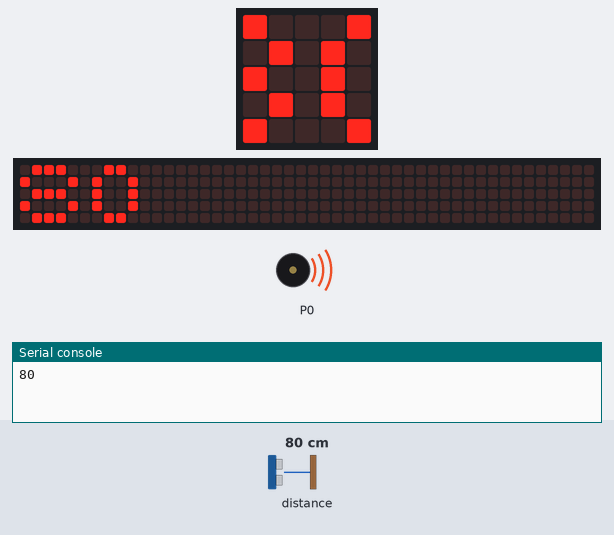
Recording of a program running on a simulated BBC micro:bit (MakeCode). On the bench: the board's 5×5 LED display, a strip that is not on the board, showing the scrolling text unrolled, buzzer (waves = sounding), the last lines printed to the serial console. The test bench sets the inputs (shaded band); at power-on: distance to the obstacle 80 cm. The 48×5 strip is a reading aid, not a part: it shows the text the display is scrolling, unrolled, one strip-width of it at a time.

Above: at 1.28 s.
1.3 s: distance to the obstacle set to 2 cm
At 3.7 s:
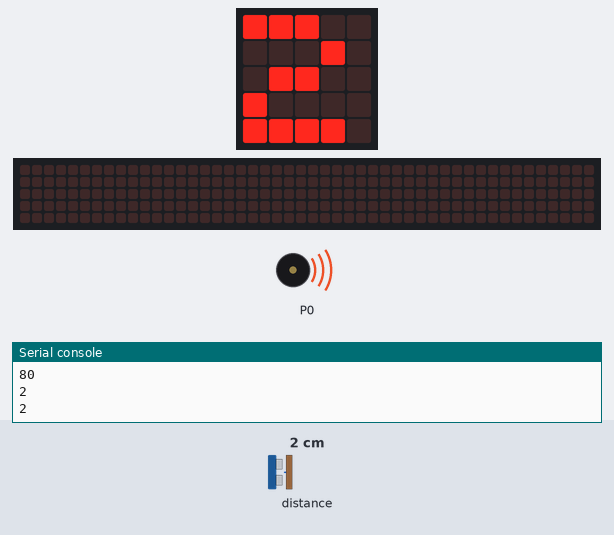
5.4 s: distance to the obstacle set to 18 cm
At 6.21 s:
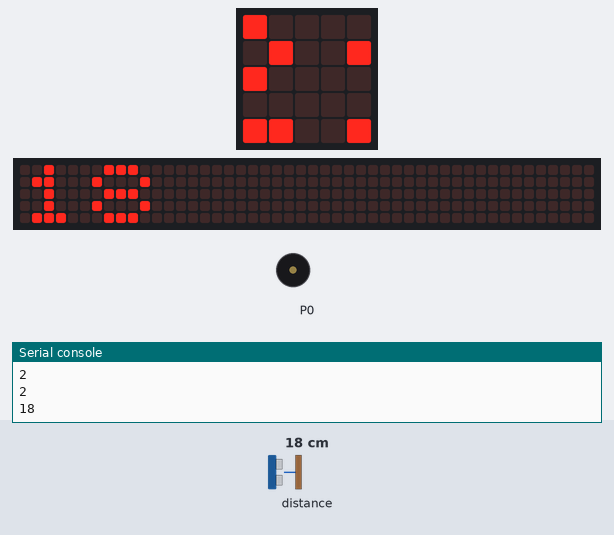
7.3 s: distance to the obstacle set to 4 cm
At 9.12 s:
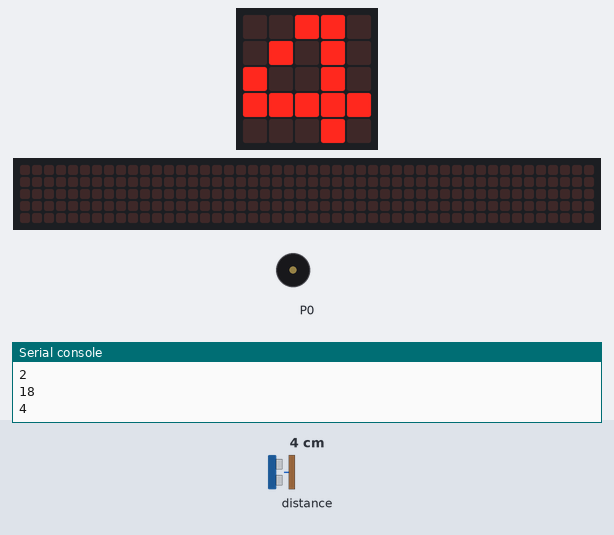
Timing chart, 0 to 16.0 s (numbered marks = the images above; inputs shaded):
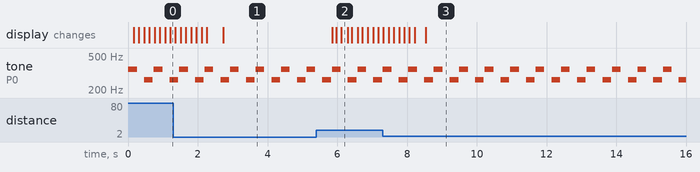

The program:

main.ts
```typescript
music.setVolume(255)
basic.forever(function () {
    serial.writeLine("" + (sonar.ping(
    DigitalPin.P1,
    DigitalPin.P2,
    PingUnit.Centimeters
    )))
    basic.showNumber(sonar.ping(
    DigitalPin.P1,
    DigitalPin.P2,
    PingUnit.Centimeters
    ))
})
basic.forever(function () {
    music.playTone(349, music.beat(BeatFraction.Half))
    basic.pause(200)
    music.playTone(262, music.beat(BeatFraction.Half))
})
```

test.ts
```typescript
// 在這裡測試；當此封包作為擴充功能時，將不會編譯此內容。
```

Measured:
- after the input at 1.3 s, the display: first differs from a run without the input after 1.4 s (image 1)
- after the input at 5.4 s, the display: first changes after 0.45 s (image 2 shows a later state)
- by itself, tone on P0: repeats every 0.73 s: silent 0.21 s, 262 Hz 0.25 s, silent 0.03 s, 349 Hz 0.25 s
